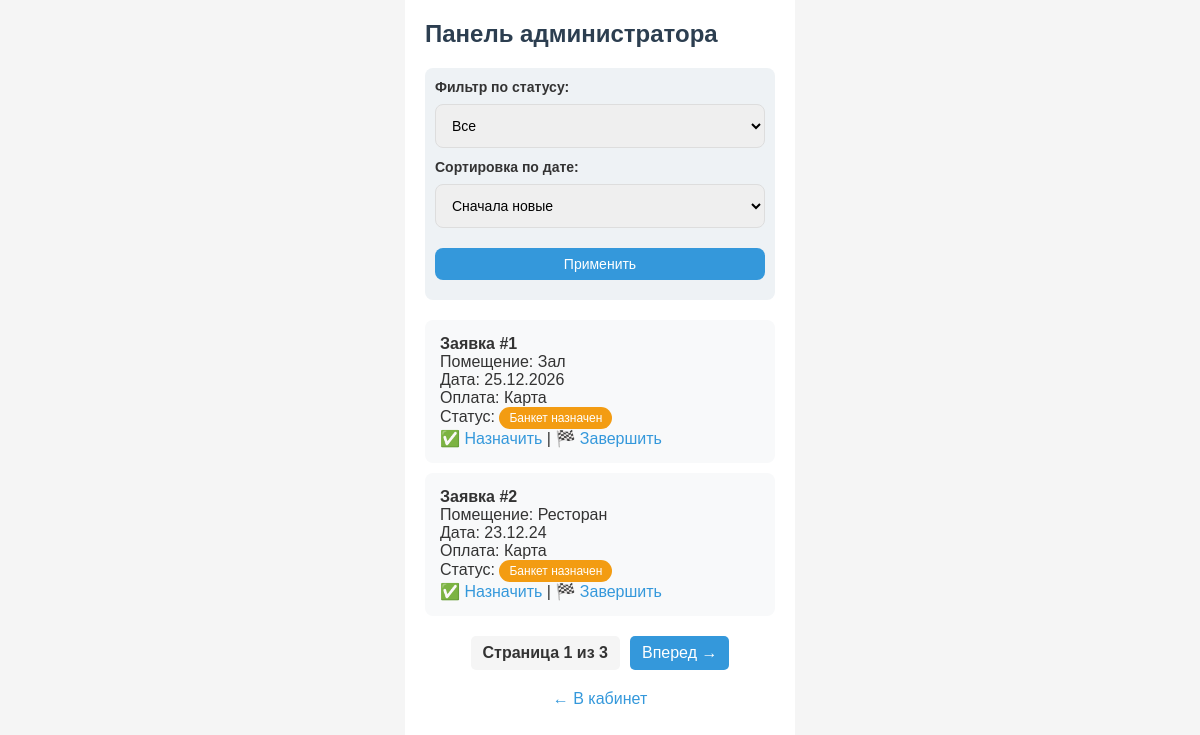
The page /admin (signed in) on the database its author committed.
### app.py (models this page shows)
class Booking(db.Model):
    id = db.Column(db.Integer, primary_key=True)
    user_id = db.Column(db.Integer, db.ForeignKey('user.id'), nullable=False)
    room_name = db.Column(db.String(100), nullable=False)
    start_date = db.Column(db.String(20), nullable=False)
    payment_method = db.Column(db.String(50), nullable=False)
    status = db.Column(db.String(50), default='Новая')
    reviews = db.relationship('Review', backref='booking', lazy=True)

### app.py (the view)
@app.route('/admin')
def admin():
    if 'user_id' not in session:
        return redirect(url_for('login'))
    user = User.query.get(session['user_id'])
    if not user or user.login != 'Admin26':
        flash('Доступ только для администратора', 'error')
        return redirect(url_for('profile'))
    status_filter = request.args.get('status', 'Все')
    sort_order = request.args.get('sort', 'desc')
    page = request.args.get('page', 1, type=int) # Номер страницы
    query = Booking.query
    if status_filter != 'Все':
        query = query.filter_by(status=status_filter)
    if sort_order == 'asc':
        query = query.order_by(Booking.start_date.asc())
    else:
        query = query.order_by(Booking.start_date.desc())
    pagination = query.paginate(page=page, per_page=2, error_out=False)
    all_bookings = pagination.items
    return render_template('admin.html', bookings=all_bookings, current_status=status_filter, current_sort=sort_order, pagination=pagination)

### templates/admin.html (shortened to what this page needs)
{% extends "base.html" %}
{% block content %}
<h1>Панель администратора</h1>
<form method="GET" action="{{ url_for('admin') }}" style="background: #eef2f5; padding: 10px; border-radius: 8px; margin-bottom: 20px;">
    <label style="font-size: 14px; font-weight: bold;">Фильтр по статусу:</label>
    <select name="status" style="margin-bottom: 10px;">
        <option value="Все" {% if current_status == 'Все' %}selected{% endif %}>Все</option>
    </select>
    <label style="font-size: 14px; font-weight: bold;">Сортировка по дате:</label>
    <select name="sort" style="margin-bottom: 10px;">
        <option value="desc" {% if current_sort == 'desc' %}selected{% endif %}>Сначала новые</option>
    </select>
    <button type="submit" style="padding: 8px; font-size: 14px;">Применить</button>
</form>
{% for b in bookings %}
    <div class="card">
        <p><strong>Заявка #{{ b.id }}</strong></p>
        <p>Помещение: {{ b.room_name }}</p>
        <p>Дата: {{ b.start_date }}</p>
        <p>Оплата: {{ b.payment_method }}</p>
        <p>Статус: <span class="status
            {% if b.status == 'Новая' %}status-new
            {% elif b.status == 'Банкет назначен' %}status-assigned
            {% else %}status-done{% endif %}">{{ b.status }}</span></p>
        <a href="{{ url_for('change_status', booking_id=b.id, status='Банкет назначен') }}">✅ Назначить</a> |
        <a href="{{ url_for('change_status', booking_id=b.id, status='Банкет завершен') }}">🏁 Завершить</a>
    </div>
{% else %}
    <p>Заявок с таким статусом нет.</p>
{% endfor %}
<div style="display: flex; justify-content: center; gap: 10px; margin: 20px 0;">
    <span style="padding: 8px 12px; background: #f5f5f5; border-radius: 5px; font-weight: bold;">
        Страница {{ pagination.page }} из {{ pagination.pages }}
    </span>
    {% if pagination.has_next %}
        <a href="{{ url_for('admin', page=pagination.next_num, status=current_status, sort=current_sort) }}" style="padding: 8px 12px; background: #3498db; color: white; border-radius: 5px; text-decoration: none;">Вперед →</a>
    {% endif %}
</div>
<a href="{{ url_for('profile') }}" class="link-center">← В кабинет</a>
{% endblock %}

### templates/base.html (style rules this page uses)
* { margin: 0; padding: 0; box-sizing: border-box; }
body { font-family: Arial, sans-serif; background: #f5f5f5; color: #333; animation: fadeIn 0.8s ease-in-out; }
h1 { font-size: 24px; margin-bottom: 20px; color: #2c3e50; }
input, select { width: 100%; padding: 12px; margin: 8px 0; border: 1px solid #ddd; border-radius: 8px; font-size: 14px; transition: border-color 0.3s ease, box-shadow 0.3s ease; }
button { width: 100%; padding: 12px; background: #3498db; color: white; border: none; border-radius: 8px; font-size: 16px; cursor: pointer; margin: 10px 0; transition: background 0.3s ease, transform 0.1s ease; }
.card { background: #f8f9fa; border-radius: 8px; padding: 15px; margin: 10px 0; transition: transform 0.3s ease, box-shadow 0.3s ease; }
.status { display: inline-block; padding: 4px 10px; border-radius: 12px; font-size: 12px; color: white; }
.status-assigned { background: #f39c12; }
a { color: #3498db; text-decoration: none; transition: color 0.3s ease; }
.link-center { text-align: center; margin-top: 15px; display: block; }

### rows shown on the page
Booking: id "1", room_name "Зал", start_date "25.12.2026", payment_method "Карта", status "Банкет назначен"
Booking: id "2", room_name "Ресторан", start_date "23.12.24", payment_method "Карта", status "Банкет назначен"

### other values the page prints
{{ pagination.page }} "1"
{{ pagination.pages }} "3"
